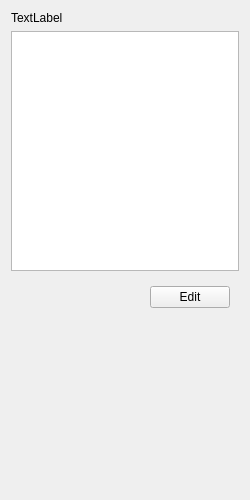
<?xml version="1.0" encoding="UTF-8"?>
<ui version="4.0">
 <class>ModelsPage</class>
 <widget class="QWidget" name="ModelsPage">
  <property name="geometry">
   <rect>
    <x>0</x>
    <y>0</y>
    <width>250</width>
    <height>500</height>
   </rect>
  </property>
  <property name="windowTitle">
   <string>Form</string>
  </property>
  <layout class="QVBoxLayout" name="verticalLayout">
   <item>
    <widget class="QLabel" name="title">
     <property name="text">
      <string>TextLabel</string>
     </property>
    </widget>
   </item>
   <item>
    <widget class="QListWidget" name="list">
     <property name="minimumSize">
      <size>
       <width>0</width>
       <height>240</height>
      </size>
     </property>
    </widget>
   </item>
   <item>
    <widget class="QWidget" name="widget" native="true">
     <layout class="QHBoxLayout" name="horizontalLayout">
      <item>
       <spacer name="horizontalSpacer">
        <property name="orientation">
         <enum>Qt::Horizontal</enum>
        </property>
        <property name="sizeHint" stdset="0">
         <size>
          <width>130</width>
          <height>20</height>
         </size>
        </property>
       </spacer>
      </item>
      <item>
       <widget class="QPushButton" name="edit">
        <property name="text">
         <string>Edit</string>
        </property>
       </widget>
      </item>
     </layout>
    </widget>
   </item>
   <item>
    <spacer name="verticalSpacer">
     <property name="orientation">
      <enum>Qt::Vertical</enum>
     </property>
     <property name="sizeHint" stdset="0">
      <size>
       <width>20</width>
       <height>163</height>
      </size>
     </property>
    </spacer>
   </item>
  </layout>
 </widget>
 <resources/>
 <connections/>
</ui>
